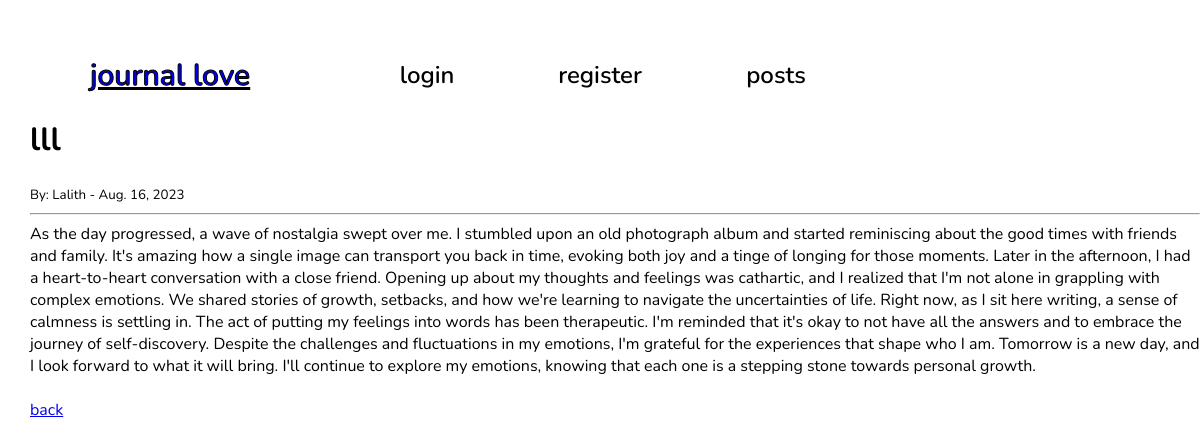
The app's page /article/37 with its own data.
### blog/models.py (models this page shows, shortened)
class Post(models.Model):
    title = models.CharField(max_length=255)
    author = models.ForeignKey(User, on_delete=models.CASCADE)
    body = models.TextField()
    postdate = models.DateField(auto_now_add=True)
    analysis_result = models.TextField(blank=True, null=True)

### theblog/views.py (the view)
# urls.py: path('article/<int:pk>', ArticleDetailView.as_view(), name='articles'),
class ArticleDetailView(DetailView):
    model = Post
    template_name = 'articles.html'

### blog/templates/articles.html (shortened to what this page needs)
{%  extends 'base.html' %}
{% block content %}
<br>
<div style="text-align: left; margin-left: 30px; margin-bottom:">
<h1> {{ post.title }} </h1>
<small>By: {{ post.author.first_name }} -
           {{ post.postdate }}
    </small><br/>
<hr>
{{ post.body }}
<br/><br/>
<a href = "{% url 'home' %}" class="btn btn-secondary"> back</a>
{% endblock %}

### static/global.css (style rules this page uses)
body { margin: 0; line-height: normal; }
:root { --font-nunito: Nunito; --font-size-31xl: 50px; --font-size-61xl: 80px; --color-white: #fff; --color-black: #000; --color-dimgray: rgba(98, 88, 88, 0.56); --color-blueviolet: #9747ff; --gap-3xs: 10px; --padding-mid: 17px; --padding-36xl: 55px; --padding-11xl: 30px; --padding-xl: 20px; --br-xl: 20px; --br-8xs: 5px; }

### blog/templates/base.html (style rules this page uses)
body { font-family: 'Nunito', sans-serif; }

### records on screen
Post: title "lll", author.first_name "Lalith", postdate "Aug. 16, 2023", body "As the day progressed, a wave of nostalgia swept over me. I stumbled upon an old photograph album and started reminiscing about the good times with friends and family. It's amazing how a single image can transport you back in time, evoking both joy and a tinge of longing for those moments. Later in the afternoon, I had a heart-to-heart conversation with a close friend. Opening up about my thoughts and feelings was cathartic, and I realized that I'm not alone in grappling with complex emotions. We shared stories of growth, setbacks, and how we're learning to navigate the uncertainties of life. Right now, as I sit here writing, a sense of calmness is settling in. The act of putting my…"
